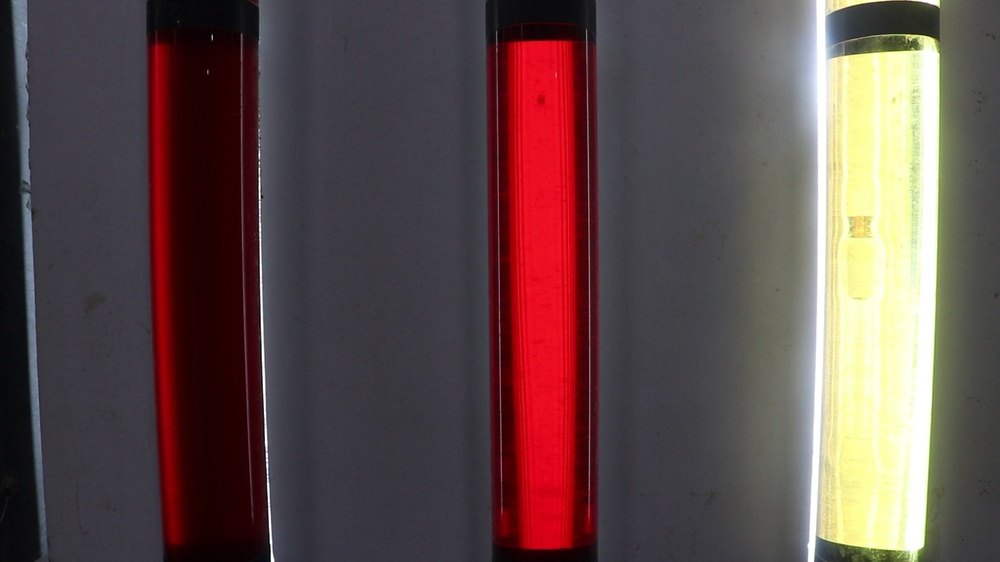
#> input picture data/frames_first/frame0.jpg, 1000 x 562 px, shrunk from 1920 x 1080 before the run, found by its file name
$ jupyter execute tube_diameter_calc.ipynb   (shell and % lines are left out)
#> lines starting #> are read from the running program, lines starting #| are printed output that depends on the picture
[cell 1]
import cv2
import numpy as np
from matplotlib import pyplot as plt

[cell 2]
# Read the image
image = cv2.imread("/home/cvig13/Viscosity_2/data/frames_first/frame0.jpg")  # Replace 'your_image.jpg' with your image path
#> image is the input picture: shape (562, 1000, 3); mean B, G, R 74.1, 75.5, 95.3

# Get the dimensions of the image
height, width = image.shape[:2]
#> height = 562; width = 1000

# Calculate the cropping margins (30% from left and 30% from right)
crop_left = int(width * 0.4)
#> crop_left = 400
crop_right = int(width * 0.7)
#> crop_right = 700

# Crop the image
cropped_image = image[:, crop_left:crop_right]
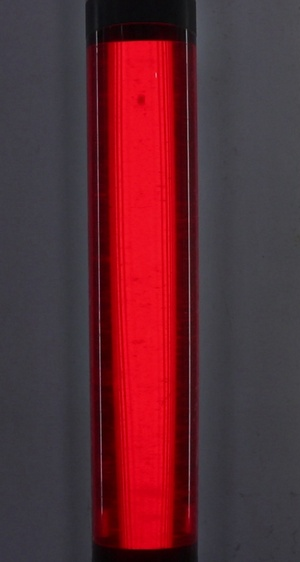
#> cropped_image: shape (562, 300, 3); mean B, G, R 52.4, 43.6, 93


# Convert the image to grayscale
image = cv2.cvtColor(cropped_image, cv2.COLOR_BGR2GRAY)
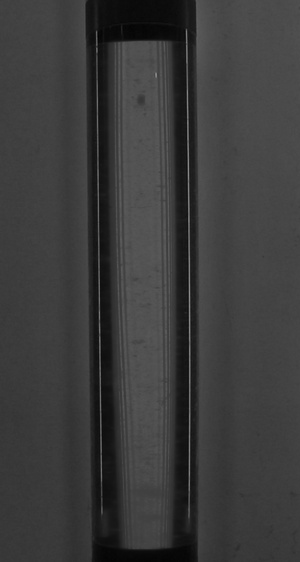
#> image: shape (562, 300); min 1, max 143, mean 59.4
# Display the image using Matplotlib
plt.imshow(image, cmap='gray')
plt.axis('off')  # Hide axes
plt.show()

# [16 lines of commented-out code are left out]
